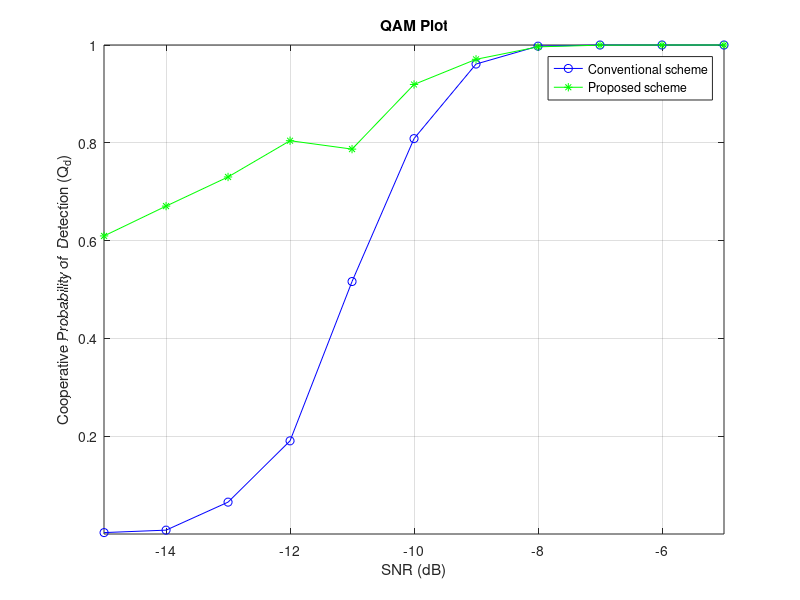
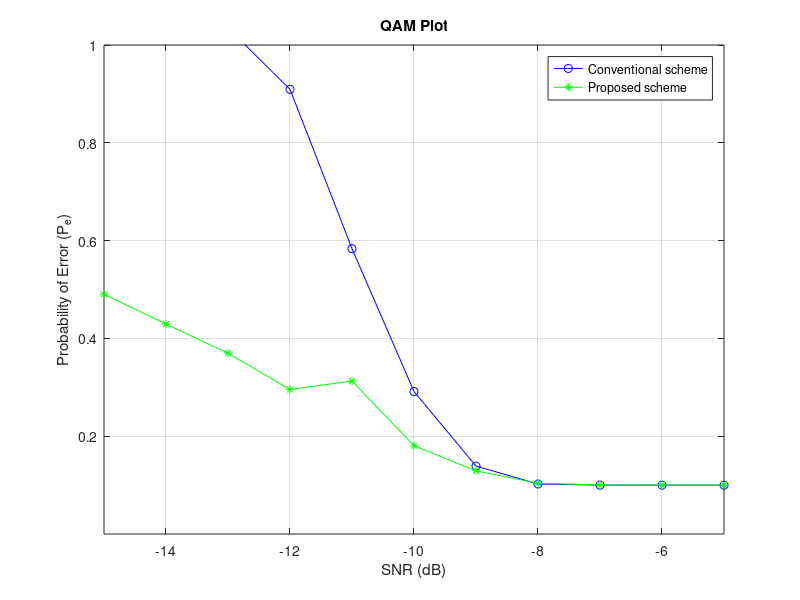

Write MATLAB code to recreate these figures, in order.
%QAMg4
clc
clear all
close all

format long

N = 200;  
%snr_dB =-8; %dB
%snr = 10.^(snr_dB./10);
Pf = 0.01:0.01:1;
uc = 0.1;
%% BPSK Signal

m = 64;                                                % 64-QAM
k = log2(m);                                           % Number of bits per symbol
AmI = 0.53945;                                         % amplitude level corresponding to phi1
AmQ = 0.53945;                                         % amplitude level corresponding to phi2
L=1500;
data = round(rand(1,L));                               % Data sequence
uni2bip=2*data-1;                                      % Convert unipolar to bipolar
T=1;                                                   % Bit duration
Eb=T/2;                                                % This will result in unit amplitude waveforms
Ep = sqrt(Eb * (2^k - 1) * 1.5);                       % Peak energy value
fc=3/T;                                                % Carrier frequency
t=linspace(0,5,1500);                                  % discrete time sequence between 0 and 5*T (15000 samples)
K=length(t);                                           % Number of samples
Nsb=K/length(data);                                    % Number of samples per bit
dd=repmat(data',1,Nsb);                                % replicate each bit Nsb times
bb=repmat(uni2bip',1,Nsb); dw=dd';                     % Transpose the rows and columns
dw=dw(:)'; 

%------ Convert dw to a column vector (colum by column) and convert to a row vector
bw=bb';
bw=bw(:)';                                             % Data sequence samples
w=sqrt(Ep/2)*AmI*cos(2*pi*fc*t + pi/4) + sqrt(Ep/2)*AmQ*sin(2*pi*fc*t + pi/4);                        % carrier waveform
bpsk_w=bw.*w;                                          % modulated waveform


 %% Probabilty of double threshold
u=1000; 
Pfa = 0.1;
snr_dB =-15:1:-5; %dB
snr = 10.^(snr_dB./10);
for m=1:5
 for i =1:length(snr)
              Dcv=0;
              Dps0=0;
              Dps1 = 1;
              K = 0;
              W=5-K;
              FC_E=0;
          for j = 1:1000

%      lambda(i)=gammaincinv(1-Pf(i),u)*2; %theshold
%      Pdth(i)=marcumq(sqrt(2*snr),sqrt(lambda(i)),u);

        %-----AWGN noise with mean 0 and variance -----%
         Noise = randn(1,N); 
         vn=var(Noise);
         %-----Real valued Gaussian Primary User Signal------% 

         Signal = sqrt(snr(i)).*bpsk_w(1:200);
         vs=var(Signal);

         Recv_Sig = Signal + Noise; % Received signal at SU 1

         Energy = abs(Recv_Sig).^2; % Energy of received signal over N samples

         %------- Threshold-----------

         Threshold_0(i) = N*vn + qfuncinv(Pfa)*sqrt(2*N*vn^2);
         Threshold_1(i) = (1-uc)*Threshold_0(i);
         Threshold_2(i) = (1+uc)*Threshold_0(i);


         %-----Computation of Test statistic for energy detection-----%
         X(m) =sum(Energy);

         %% ------------------Conventional---------------------
           if X(m) >= Threshold_0(i)
               Dcv = Dcv +1;
           end

        %% Proposed scheme

            if X(m) <= Threshold_1(i)
               FC(m) = 0;
               Dps0 = Dps0 +1 ;
               K=K+1;
               Lf(K)=FC(m);
           elseif  X(m) >= Threshold_2(i) 
              FC(m) = 1;
              Dps1 = Dps1 + 1;
              K=K+1;
              Lf(K)=FC(m);
           else
               FC(m) = X(m);
               FC_E=FC_E+FC(m);
               if W~=0
    X_avg = FC_E/W;
    if (X_avg < Threshold_0(i))
        Lf(K+1) = 0;
    else
        Lf(K+1) = 1;
    end
               end
            end
        end      
     Pdcv(m,i) = Dcv/j;
     Pdps(m,i) = Dps1/j;
     Pfps(m,i) = Dps0/j;
     Pdps(K+1,i) = qfunc((Threshold_0(i) -N*(vn+vs))./(sqrt(2*N*(vn+vs)^2)));
  end

end


for i=1:length(snr)
     PdcvOR(i)=1-prod(1-Pdcv(:,i));
     PdpsOR(i)=1-prod(1-Pdps(:,i));
 end

plot(snr_dB,PdcvOR,'b-o',snr_dB,PdpsOR,'g-*');
grid on
axis([-15.001,-5,0.0001,1]);
xlabel('SNR (dB)');
ylabel('Cooperative Probability of  Detection (Q_d)');
legend('Conventional scheme','Proposed scheme');
title('QAM Plot')
figure
for i=1:length(snr_dB)
    Pecv(i)=Pfa+1-PdcvOR(i);
    Peps(i)=Pfa+1-PdpsOR(i);
end
plot(snr_dB,Pecv,'b-o',snr_dB,Peps,'g-*');
grid on
xlabel('SNR (dB)');
axis([-15,-5,0.0001,1])
ylabel('Probability of Error (P_e)');
legend('Conventional scheme','Proposed scheme');
title('QAM Plot')